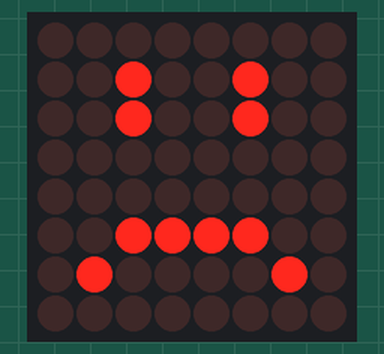
The sketch below on a simulated Arduino Uno, built with avr-gcc and run on an emulated ATmega328P. On the bench: 8×8 LED matrix.

Above: at 0.1 s.

The sketch:

Plaatje.ino
```cpp
//We always have to include the library
#include "LedControl.h"

/*
 Now we need a LedControl to work with.

 pin 9 is connected to the DataIn
 pin 8 is connected to the CLK
 pin 7 is connected to LOAD
 We have only a single MAX72XX.
 */
LedControl lc=LedControl(9,8,7,1);

/* we always wait a bit between updates of the display */
unsigned long delaytime=1000;

void setup() {
  /*
   The MAX72XX is in power-saving mode on startup,
   we have to do a wakeup call
   */
  lc.shutdown(0,false);
  /* Set the brightness to a medium values */
  lc.setIntensity(0,8);
  /* and clear the display */
  lc.clearDisplay(0);
}


void writeSmileyOnMatrix() {
  /* here is the data for the characters */
  byte a[8]={B00000000,
B00100100,
B00100100,
B00000000,
B00000000,
B00111100,
B01000010,
B00000000};


  /* now display them one by one with a small delay */
  lc.setRow(0,0,a[0]);
  lc.setRow(0,1,a[1]);
  lc.setRow(0,2,a[2]);
  lc.setRow(0,3,a[3]);
  lc.setRow(0,4,a[4]);
  lc.setRow(0,5,a[5]);
  lc.setRow(0,6,a[6]);
  lc.setRow(0,7,a[7]);
  delay(delaytime);

}

void loop() {
  writeSmileyOnMatrix();
}
```
